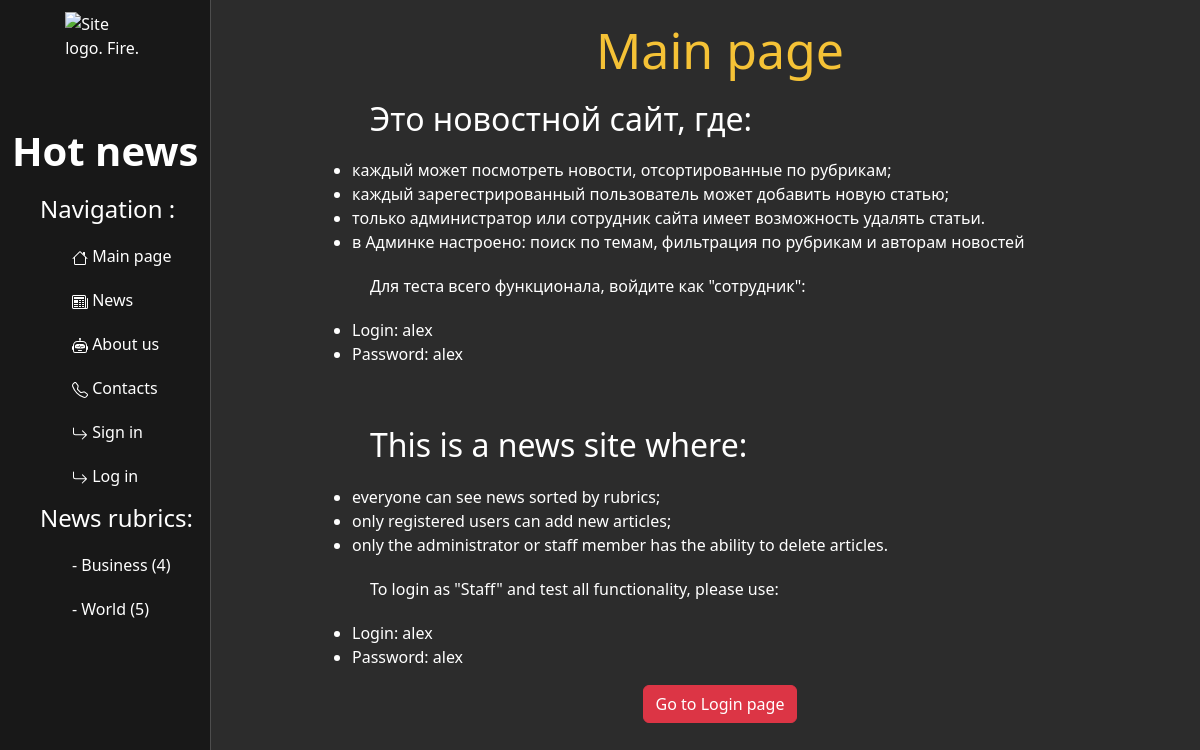
/, run on an earlier commit of the app's database.
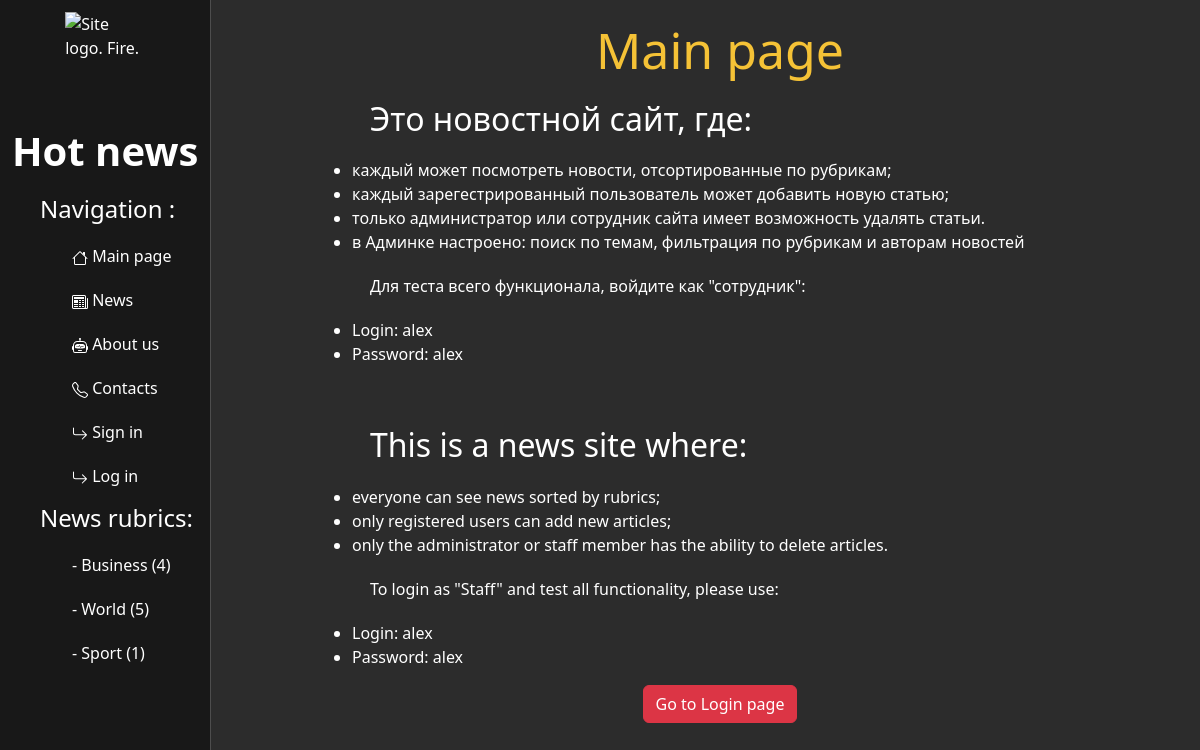
And on a later commit of the database.
### news/models.py (models this page shows, shortened)
class Rubric(models.Model):
    name = models.CharField(max_length=150,
                            help_text="Enter the article's rubric",
                            verbose_name="The article's rubric")

### main/views.py (the view)
# urls.py: path('', views.index, name='index'),
def index(request):
    rubrics = Rubric.objects.all()
    context = {'rubrics': rubrics}
    return render(request, 'main/index.html', context)

### main/templates/main/index.html (shortened to what this page needs)
{% extends "main/base.html" %}
{% block content %}
    <div class="features">
        <h1>Main page</h1>
        <div class="main_page">
            <h2>Это новостной сайт, где:</h2>
            <ul>
                <li> каждый может посмотреть новости, отсортированные по рубрикам;</li>
                <li> каждый зарегестрированный пользователь может добавить новую статью;</li>
                <li> только администратор или сотрудник сайта имеет возможность удалять статьи.</li>
                <li> в Админке настроено: поиск по темам, фильтрация по рубрикам и авторам новостей</li>
            </ul>
             <p> Для теста всего функционала, войдите как "сотрудник": </p>
             <ul>
                 <li>Login: alex</li>
                 <li>Password: alex</li>
             </ul>
            <br>
            <h2>This is a news site where:</h2>
            <ul>
                <li> everyone can see news sorted by rubrics;</li>
                <li> only registered users can add new articles;</li>
                <li> only the administrator or staff member has the ability to delete articles.</li>
            </ul>
            <p> To login as "Staff" and test all functionality, please use:</p>
            <ul>
                <li>Login: alex</li>
                <li>Password: alex</li>
            </ul>
            <a href="{% url 'login' %}" class="btn btn-danger"> Go to Login page </a>
        </div>
    </div>
{% endblock content %}

### main/templates/main/base.html (shortened to what this page needs)
{% load static %}
<!DOCTYPE html>
<html lang="en">
<head>
    <link rel="stylesheet" href="https://cdn.jsdelivr.net/npm/bootstrap@5.2.0-beta1/dist/css/bootstrap.min.css">
    <link rel="stylesheet" href="{% static 'main/css/main.css' %}">
</head>
<body>
<div class=".container-fluid">
    <div class="row">
        <div class=".col-">
            <aside>
                <div>
                    <img src="{% static 'main/img/fire.png' %}" alt="Site logo. Fire.">
                    <h1 class="logo"> Hot news </h1>
                </div>
                <div style="padding-left: 15%">
                    <h4>Navigation :</h4>
                    <ul>
                        <li><a href="{% url 'index' %}">  </i> Main page</a></li>
                        <li><a href="{% url 'news_index' %}"> News </a></li>
                        <li><a href="{% url 'about' %}"> About us </a></li>
                        <li><a href="{% url 'contacts' %}"> Contacts </a></li>
                        {% if user.is_authenticated %}
                          <li><a href="{% url 'add_an_article' %}"><svg xmlns="http://www.w3.org/2000/svg" width="16" height="16" fill="currentColor" class="bi bi-plus-square" viewBox="0 0 16 16">
                            <path d="M14 1a1 1 0 0 1 1 1v12a1 1 0 0 1-1 1H2a1 1 0 0 1-1-1V2a1 1 0 0 1 1-1h12zM2 0a2 2 0 0 0-2 2v12a2 2 0 0 0 2 2h12a2 2 0 0 0 2-2V2a2 2 0 0 0-2-2H2z"/>
                            <path d="M8 4a.5.5 0 0 1 .5.5v3h3a.5.5 0 0 1 0 1h-3v3a.5.5 0 0 1-1 0v-3h-3a.5.5 0 0 1 0-1h3v-3A.5.5 0 0 1 8 4z"/>
                            </svg> Add article </a></li>
                          <li><a href="{% url 'logout' %}"><svg xmlns="http://www.w3.org/2000/svg" width="16" height="16" fill="currentColor" class="bi bi-arrow-90deg-down" viewBox="0 0 16 16">
                            <path fill-rule="evenodd" d="M4.854 14.854a.5.5 0 0 1-.708 0l-4-4a.5.5 0 0 1 .708-.708L4 13.293V3.5A2.5 2.5 0 0 1 6.5 1h8a.5.5 0 0 1 0 1h-8A1.5 1.5 0 0 0 5 3.5v9.793l3.146-3.147a.5.5 0 0 1 .708.708l-4 4z"/>
                            </svg></i> log out </a></li>
                        {% else %}
                          <li><a href="{% url 'register' %}"></i> Sign in </a></li>
                          <li><a href="{% url 'login' %}"></i> Log in </a></li>
                        {% endif %}
                    </ul>
                    {% if rubrics %}
                        <h4>News rubrics:</h4>
                        <ul>
                            {%for rubric in rubrics%}
                                <li><a href="{% url 'by_rubric' rubric.pk %}"> - {{rubric.name}} ({{rubric.newsarticles_set.count}})</a></li>
                            {%endfor%}
                        </ul>
                    {% endif %}
                </div>
            </aside>
        </div>
        <div class=".col-md">
            <main>
                {% block content %}
                {% endblock content %}
            </main>
        </div>
    </div>
</div>
</body>
</html>

What changed in the data, as far as the page shows it:
added Rubric: name "Sport", newsarticles_set.count "1"
